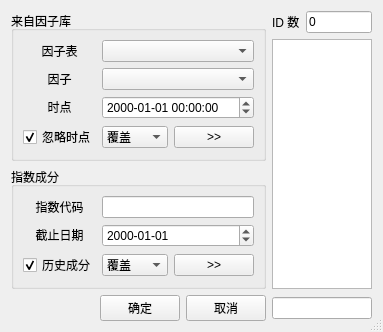
<?xml version="1.0" encoding="UTF-8"?>
<ui version="4.0">
 <class>IDSetupDlg</class>
 <widget class="QDialog" name="IDSetupDlg">
  <property name="geometry">
   <rect>
    <x>0</x>
    <y>0</y>
    <width>378</width>
    <height>293</height>
   </rect>
  </property>
  <property name="focusPolicy">
   <enum>Qt::ClickFocus</enum>
  </property>
  <property name="windowTitle">
   <string>ID 设置</string>
  </property>
  <property name="sizeGripEnabled">
   <bool>true</bool>
  </property>
  <layout class="QGridLayout" name="gridLayout_3">
   <item row="0" column="0" rowspan="2" colspan="3">
    <widget class="QGroupBox" name="FDBGroupBox">
     <property name="title">
      <string>来自因子库</string>
     </property>
     <layout class="QGridLayout" name="gridLayout">
      <item row="0" column="0">
       <widget class="QLabel" name="label_5">
        <property name="text">
         <string>因子表</string>
        </property>
        <property name="alignment">
         <set>Qt::AlignCenter</set>
        </property>
       </widget>
      </item>
      <item row="1" column="0">
       <widget class="QLabel" name="label_6">
        <property name="text">
         <string>因子</string>
        </property>
        <property name="alignment">
         <set>Qt::AlignCenter</set>
        </property>
       </widget>
      </item>
      <item row="2" column="0">
       <widget class="QLabel" name="label_4">
        <property name="text">
         <string>&lt;html&gt;&lt;head/&gt;&lt;body&gt;&lt;p align=&quot;center&quot;&gt;时点&lt;/p&gt;&lt;/body&gt;&lt;/html&gt;</string>
        </property>
       </widget>
      </item>
      <item row="2" column="1" colspan="2">
       <widget class="QDateTimeEdit" name="DateTimeEdit">
        <property name="currentSection">
         <enum>QDateTimeEdit::YearSection</enum>
        </property>
        <property name="displayFormat">
         <string>yyyy-MM-dd HH:mm:ss</string>
        </property>
       </widget>
      </item>
      <item row="3" column="0">
       <widget class="QCheckBox" name="IgnoreDTCheckBox">
        <property name="text">
         <string>忽略时点</string>
        </property>
        <property name="checked">
         <bool>true</bool>
        </property>
       </widget>
      </item>
      <item row="3" column="1">
       <widget class="QComboBox" name="FIDSelectTypeComboBox">
        <item>
         <property name="text">
          <string>覆盖</string>
         </property>
        </item>
        <item>
         <property name="text">
          <string>并集</string>
         </property>
        </item>
        <item>
         <property name="text">
          <string>交集</string>
         </property>
        </item>
        <item>
         <property name="text">
          <string>左差右</string>
         </property>
        </item>
        <item>
         <property name="text">
          <string>右差左</string>
         </property>
        </item>
        <item>
         <property name="text">
          <string>对称差</string>
         </property>
        </item>
       </widget>
      </item>
      <item row="3" column="2">
       <widget class="QPushButton" name="SelectFDBIDButton">
        <property name="focusPolicy">
         <enum>Qt::NoFocus</enum>
        </property>
        <property name="text">
         <string>&gt;&gt;</string>
        </property>
       </widget>
      </item>
      <item row="0" column="1" colspan="2">
       <widget class="QComboBox" name="FTComboBox"/>
      </item>
      <item row="1" column="1" colspan="2">
       <widget class="QComboBox" name="FactorComboBox"/>
      </item>
     </layout>
    </widget>
   </item>
   <item row="0" column="3">
    <widget class="QLabel" name="label_7">
     <property name="text">
      <string>ID 数</string>
     </property>
    </widget>
   </item>
   <item row="0" column="4">
    <widget class="QLineEdit" name="IDNumEdit">
     <property name="text">
      <string>0</string>
     </property>
     <property name="readOnly">
      <bool>true</bool>
     </property>
    </widget>
   </item>
   <item row="1" column="3" rowspan="2" colspan="2">
    <widget class="QListWidget" name="IDListWidget">
     <property name="minimumSize">
      <size>
       <width>100</width>
       <height>0</height>
      </size>
     </property>
     <property name="contextMenuPolicy">
      <enum>Qt::ActionsContextMenu</enum>
     </property>
     <property name="selectionMode">
      <enum>QAbstractItemView::ExtendedSelection</enum>
     </property>
    </widget>
   </item>
   <item row="2" column="0" colspan="3">
    <widget class="QGroupBox" name="IndexGroupBox">
     <property name="title">
      <string>指数成分</string>
     </property>
     <layout class="QGridLayout" name="gridLayout_2">
      <item row="0" column="0">
       <widget class="QLabel" name="label_3">
        <property name="text">
         <string>&lt;html&gt;&lt;head/&gt;&lt;body&gt;&lt;p align=&quot;center&quot;&gt;指数代码&lt;/p&gt;&lt;/body&gt;&lt;/html&gt;</string>
        </property>
        <property name="buddy">
         <cstring>IndexIDEdit</cstring>
        </property>
       </widget>
      </item>
      <item row="0" column="1" colspan="2">
       <widget class="QLineEdit" name="IndexIDEdit">
        <property name="focusPolicy">
         <enum>Qt::ClickFocus</enum>
        </property>
        <property name="contextMenuPolicy">
         <enum>Qt::ActionsContextMenu</enum>
        </property>
       </widget>
      </item>
      <item row="1" column="0">
       <widget class="QLabel" name="label">
        <property name="text">
         <string>&lt;html&gt;&lt;head/&gt;&lt;body&gt;&lt;p align=&quot;center&quot;&gt;截止日期&lt;/p&gt;&lt;/body&gt;&lt;/html&gt;</string>
        </property>
       </widget>
      </item>
      <item row="1" column="1" colspan="2">
       <widget class="QDateEdit" name="DateEdit">
        <property name="currentSection">
         <enum>QDateTimeEdit::YearSection</enum>
        </property>
        <property name="displayFormat">
         <string>yyyy-MM-dd</string>
        </property>
       </widget>
      </item>
      <item row="2" column="0">
       <widget class="QCheckBox" name="CurrentCheckBox">
        <property name="text">
         <string>历史成分</string>
        </property>
        <property name="checked">
         <bool>true</bool>
        </property>
       </widget>
      </item>
      <item row="2" column="1">
       <widget class="QComboBox" name="SelectIDTypeComboBox">
        <item>
         <property name="text">
          <string>覆盖</string>
         </property>
        </item>
        <item>
         <property name="text">
          <string>并集</string>
         </property>
        </item>
        <item>
         <property name="text">
          <string>交集</string>
         </property>
        </item>
        <item>
         <property name="text">
          <string>左差右</string>
         </property>
        </item>
        <item>
         <property name="text">
          <string>右差左</string>
         </property>
        </item>
        <item>
         <property name="text">
          <string>对称差</string>
         </property>
        </item>
       </widget>
      </item>
      <item row="2" column="2">
       <widget class="QPushButton" name="SelectIDButton">
        <property name="focusPolicy">
         <enum>Qt::NoFocus</enum>
        </property>
        <property name="text">
         <string>&gt;&gt;</string>
        </property>
       </widget>
      </item>
     </layout>
    </widget>
   </item>
   <item row="3" column="0">
    <spacer name="horizontalSpacer">
     <property name="orientation">
      <enum>Qt::Horizontal</enum>
     </property>
     <property name="sizeHint" stdset="0">
      <size>
       <width>75</width>
       <height>20</height>
      </size>
     </property>
    </spacer>
   </item>
   <item row="3" column="1">
    <widget class="QPushButton" name="AcceptButton">
     <property name="focusPolicy">
      <enum>Qt::NoFocus</enum>
     </property>
     <property name="text">
      <string>确定</string>
     </property>
    </widget>
   </item>
   <item row="3" column="2">
    <widget class="QPushButton" name="RejectButton">
     <property name="focusPolicy">
      <enum>Qt::NoFocus</enum>
     </property>
     <property name="text">
      <string>取消</string>
     </property>
    </widget>
   </item>
   <item row="3" column="3" colspan="2">
    <widget class="QLineEdit" name="IDInputEdit">
     <property name="focusPolicy">
      <enum>Qt::StrongFocus</enum>
     </property>
    </widget>
   </item>
  </layout>
 </widget>
 <tabstops>
  <tabstop>IndexIDEdit</tabstop>
  <tabstop>SelectFDBIDButton</tabstop>
 </tabstops>
 <resources/>
 <connections/>
</ui>
